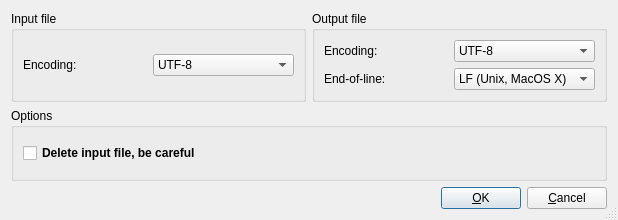
<?xml version="1.0" encoding="UTF-8"?>
<ui version="4.0">
 <class>TranslateCharacterEncodingDialog</class>
 <widget class="QDialog" name="TranslateCharacterEncodingDialog">
  <property name="geometry">
   <rect>
    <x>0</x>
    <y>0</y>
    <width>618</width>
    <height>220</height>
   </rect>
  </property>
  <property name="windowTitle">
   <string>Translate character encoding options</string>
  </property>
  <property name="sizeGripEnabled">
   <bool>true</bool>
  </property>
  <layout class="QGridLayout" name="gridLayout_4">
   <item row="0" column="0">
    <widget class="QGroupBox" name="groupBox_2">
     <property name="title">
      <string>Input file</string>
     </property>
     <layout class="QGridLayout" name="gridLayout_3">
      <item row="0" column="0">
       <widget class="QLabel" name="label_3">
        <property name="text">
         <string>Encoding:</string>
        </property>
       </widget>
      </item>
      <item row="0" column="1">
       <widget class="QComboBox" name="CodecInput_ComboBox">
        <item>
         <property name="text">
          <string>UTF-8</string>
         </property>
        </item>
        <item>
         <property name="text">
          <string>Apple Roman</string>
         </property>
        </item>
        <item>
         <property name="text">
          <string>Latin-1 (ISO 8859-1)</string>
         </property>
        </item>
       </widget>
      </item>
     </layout>
    </widget>
   </item>
   <item row="0" column="1">
    <widget class="QGroupBox" name="groupBox_3">
     <property name="title">
      <string>Output file</string>
     </property>
     <layout class="QGridLayout" name="gridLayout_2">
      <item row="0" column="0">
       <widget class="QLabel" name="label_4">
        <property name="text">
         <string>Encoding:</string>
        </property>
       </widget>
      </item>
      <item row="0" column="1">
       <widget class="QComboBox" name="CodecOutput_ComboBox">
        <item>
         <property name="text">
          <string>UTF-8</string>
         </property>
        </item>
        <item>
         <property name="text">
          <string>Apple Roman</string>
         </property>
        </item>
        <item>
         <property name="text">
          <string>Latin-1 (ISO 8859-1)</string>
         </property>
        </item>
       </widget>
      </item>
      <item row="1" column="0">
       <widget class="QLabel" name="label_5">
        <property name="text">
         <string>End-of-line:</string>
        </property>
       </widget>
      </item>
      <item row="1" column="1">
       <widget class="QComboBox" name="EOL_ComboBox">
        <item>
         <property name="text">
          <string>LF (Unix, MacOS X)</string>
         </property>
        </item>
        <item>
         <property name="text">
          <string>CR (MacOS classic)</string>
         </property>
        </item>
        <item>
         <property name="text">
          <string>CR+LF (Windows)</string>
         </property>
        </item>
       </widget>
      </item>
     </layout>
    </widget>
   </item>
   <item row="1" column="0" colspan="2">
    <widget class="QGroupBox" name="groupBox">
     <property name="title">
      <string>Options</string>
     </property>
     <layout class="QGridLayout" name="gridLayout">
      <item row="0" column="0">
       <widget class="QCheckBox" name="DeleteInputFile_checkBox">
        <property name="font">
         <font>
          <weight>75</weight>
          <bold>true</bold>
         </font>
        </property>
        <property name="text">
         <string>Delete input file, be careful</string>
        </property>
       </widget>
      </item>
     </layout>
    </widget>
   </item>
   <item row="2" column="0" colspan="2">
    <layout class="QHBoxLayout" name="horizontalLayout_2">
     <item>
      <spacer name="horizontalSpacer">
       <property name="orientation">
        <enum>Qt::Horizontal</enum>
       </property>
       <property name="sizeHint" stdset="0">
        <size>
         <width>40</width>
         <height>20</height>
        </size>
       </property>
      </spacer>
     </item>
     <item>
      <widget class="QPushButton" name="OK_pushButton">
       <property name="text">
        <string>&amp;OK</string>
       </property>
       <property name="default">
        <bool>true</bool>
       </property>
      </widget>
     </item>
     <item>
      <widget class="QPushButton" name="Cancel_pushButton">
       <property name="text">
        <string>&amp;Cancel</string>
       </property>
      </widget>
     </item>
    </layout>
   </item>
  </layout>
 </widget>
 <tabstops>
  <tabstop>OK_pushButton</tabstop>
  <tabstop>Cancel_pushButton</tabstop>
  <tabstop>CodecInput_ComboBox</tabstop>
  <tabstop>CodecOutput_ComboBox</tabstop>
  <tabstop>EOL_ComboBox</tabstop>
 </tabstops>
 <resources/>
 <connections/>
</ui>
